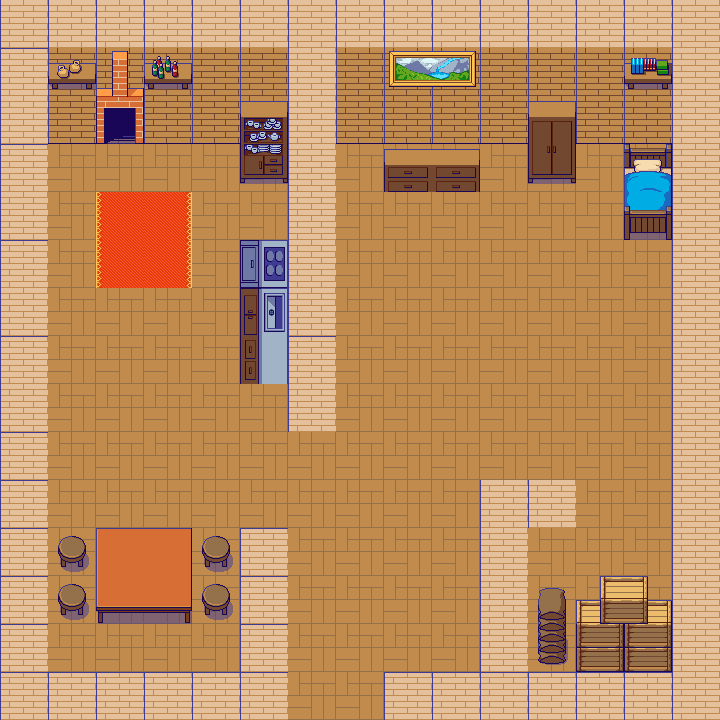

Tiled map render using the project's own tile images. Description and the whole map definition, tile-layer contents included, below:
An orthogonal 15x15 tile map with 48x48 px tiles, 4 tile layers (GROUND, WALL, OBJETCS, ABOVE_TABLE), 6 tilesets.

<map version="1.10" tiledversion="1.10.2" orientation="orthogonal" renderorder="right-down" width="15" height="15" tilewidth="48" tileheight="48" infinite="0" nextlayerid="6" nextobjectid="1">
 <tileset firstgid="1" name="PixelFantasy_Inside_A1" tilewidth="48" tileheight="48" tilecount="192" columns="16">
  <image source="Pixel Fantasy RMMZ RTP Tiles/img/tilesets/PixelFantasy_Inside_A1.png" width="768" height="576" />
 </tileset>
 <tileset firstgid="193" name="PixelFantasy_Inside_A2" tilewidth="48" tileheight="48" tilecount="192" columns="16">
  <image source="Pixel Fantasy RMMZ RTP Tiles/img/tilesets/PixelFantasy_Inside_A2.png" width="768" height="576" />
 </tileset>
 <tileset firstgid="385" name="PixelFantasy_Inside_A4" tilewidth="48" tileheight="48" tilecount="240" columns="16">
  <image source="Pixel Fantasy RMMZ RTP Tiles/img/tilesets/PixelFantasy_Inside_A4.png" width="768" height="720" />
 </tileset>
 <tileset firstgid="625" name="PixelFantasy_Inside_A5" tilewidth="48" tileheight="48" tilecount="128" columns="8">
  <image source="Pixel Fantasy RMMZ RTP Tiles/img/tilesets/PixelFantasy_Inside_A5.png" width="384" height="768" />
 </tileset>
 <tileset firstgid="753" name="PixelFantasy_Inside_B" tilewidth="48" tileheight="48" tilecount="256" columns="16">
  <image source="Pixel Fantasy RMMZ RTP Tiles/img/tilesets/PixelFantasy_Inside_B.png" width="768" height="768" />
 </tileset>
 <tileset firstgid="1009" name="PixelFantasy_Inside_C" tilewidth="48" tileheight="48" tilecount="256" columns="16">
  <image source="Pixel Fantasy RMMZ RTP Tiles/img/tilesets/PixelFantasy_Inside_C.png" width="768" height="768" />
 </tileset>
 <layer id="1" name="GROUND" width="15" height="15">
  <data encoding="csv">
321,321,321,321,321,321,321,321,321,321,321,321,321,321,321,
321,321,321,321,321,321,321,321,321,321,321,321,321,321,321,
321,321,321,321,321,321,321,321,321,321,321,321,321,321,321,
321,321,321,321,321,321,321,321,321,321,321,321,321,321,321,
321,321,321,321,321,321,321,321,321,321,321,321,321,321,321,
321,321,321,321,321,321,321,321,321,321,321,321,321,321,321,
321,321,321,321,321,321,321,321,321,321,321,321,321,321,321,
321,321,321,321,321,321,321,321,321,321,321,321,321,321,321,
321,321,321,321,321,321,321,321,321,321,321,321,321,321,321,
321,321,321,321,321,321,321,321,321,321,321,321,321,321,321,
321,321,321,321,321,321,321,321,321,321,321,321,321,321,321,
321,321,321,321,321,321,321,321,321,321,321,321,321,321,321,
321,321,321,321,321,321,321,321,321,321,321,321,321,321,321,
321,321,321,321,321,321,321,321,321,321,321,321,321,321,321,
321,321,321,321,321,321,321,321,321,321,321,321,321,321,321
</data>
 </layer>
 <layer id="2" name="WALL" width="15" height="15">
  <data encoding="csv">
429,429,429,429,429,429,429,429,429,429,429,429,429,429,429,
413,445,445,445,445,445,429,445,445,445,445,445,445,445,429,
429,461,461,461,461,461,429,461,461,461,461,461,461,461,429,
413,0,0,0,0,0,429,0,0,0,0,0,0,0,429,
429,0,0,0,0,0,429,0,0,0,0,0,0,0,429,
413,0,0,0,0,0,429,0,0,0,0,0,0,0,429,
429,0,0,0,0,0,429,0,0,0,0,0,0,0,429,
413,0,0,0,0,0,413,0,0,0,0,0,0,0,429,
429,0,0,0,0,0,429,0,0,0,0,0,0,0,429,
413,0,0,0,0,0,0,0,0,0,0,0,0,0,429,
413,0,0,0,0,0,0,0,0,0,429,429,0,0,429,
413,0,0,0,0,413,0,0,0,0,429,0,0,0,429,
413,0,0,0,0,413,0,0,0,0,429,0,0,0,429,
413,0,0,0,0,413,0,0,0,0,429,0,0,0,429,
413,413,413,413,413,413,0,0,413,413,413,413,413,413,429
</data>
 </layer>
 <layer id="3" name="OBJETCS" width="15" height="15">
  <data encoding="csv">
0,0,0,0,0,0,0,0,0,0,0,0,0,0,0,
0,889,876,890,0,0,0,0,763,764,0,0,0,874,0,
0,0,892,0,0,781,0,0,0,0,0,779,0,0,0,
0,0,0,0,0,797,0,0,793,794,0,795,0,841,0,
0,0,1610613436,2684355260,0,0,0,0,0,0,0,0,0,857,0,
0,0,1610613436,2684355260,0,2684355465,0,0,0,0,0,0,0,0,0,
0,0,0,0,0,2684355466,0,0,0,0,0,0,0,0,0,
0,0,0,0,0,2684355467,0,0,0,0,0,0,0,0,0,
0,0,0,0,0,0,0,0,0,0,0,0,0,0,0,
0,0,0,0,0,0,0,0,0,0,0,0,0,0,0,
0,0,0,0,0,0,0,0,0,0,0,0,0,0,0,
0,993,271,272,993,0,0,0,0,0,0,0,0,0,0,
0,993,287,288,993,0,0,0,0,0,0,987,955,956,0,
0,0,0,0,0,0,0,0,0,0,0,1003,971,972,0,
0,0,0,0,0,0,0,0,0,0,0,0,0,0,0
</data>
 </layer>
 <layer id="5" name="ABOVE_TABLE" width="15" height="15">
  <data encoding="csv">
0,0,0,0,0,0,0,0,0,0,0,0,0,0,0,
0,0,0,0,0,0,0,0,0,0,0,0,0,0,0,
0,0,0,0,0,0,0,0,0,0,0,0,0,0,0,
0,0,0,0,0,0,0,0,0,0,0,0,0,0,0,
0,0,0,0,0,0,0,0,0,0,0,0,0,0,0,
0,0,0,0,0,0,0,0,0,0,0,0,0,0,0,
0,0,0,0,0,0,0,0,0,0,0,0,0,0,0,
0,0,0,0,0,0,0,0,0,0,0,0,0,0,0,
0,0,0,0,0,0,0,0,0,0,0,0,0,0,0,
0,0,0,0,0,0,0,0,0,0,0,0,0,0,0,
0,0,0,0,0,0,0,0,0,0,0,0,0,0,0,
0,0,0,0,0,0,0,0,0,0,0,0,0,0,0,
0,0,0,0,0,0,0,0,0,0,0,0,0,0,0,
0,0,0,0,0,0,0,0,0,0,0,0,0,0,0,
0,0,0,0,0,0,0,0,0,0,0,0,0,0,0
</data>
 </layer>
</map>
